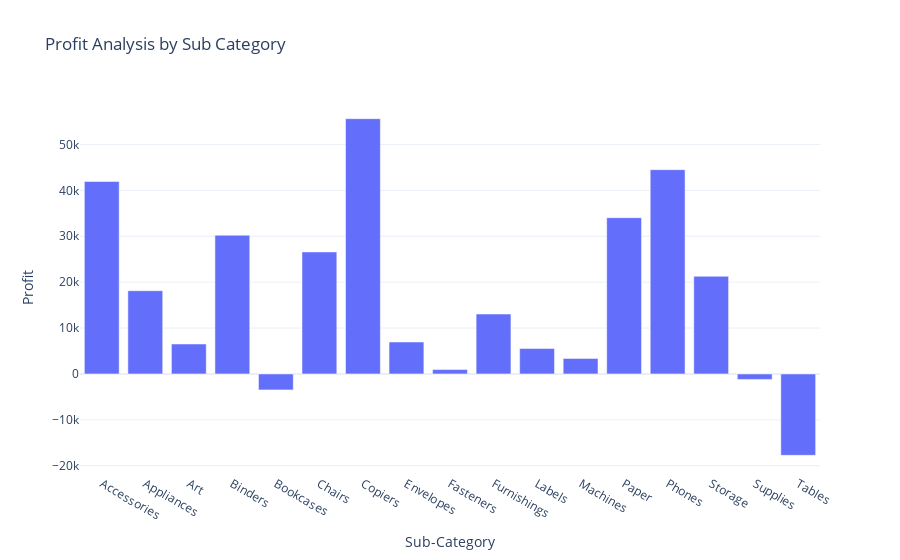

Notebook code cell kept with this figure:
### Code cell
fig = px.bar(profit_by_subcategory, x='Sub-Category', y='Profit', title="Profit Analysis by Sub Category")

fig.show()

### Figure 1 — Plotly figure (JSON) as saved in the notebook; plotly's stock layout.template omitted (floating-point values rounded to 4 significant figures)
{"data": [{"alignmentgroup": "True", "hovertemplate": "Sub-Category=%{x}<br>Profit=%{y}<extra></extra>", "legendgroup": "", "marker": {"color": "#636efa", "pattern": {"shape": ""}}, "name": "", "offsetgroup": "", "orientation": "v", "showlegend": false, "textposition": "auto", "type": "bar", "x": ["Accessories", "Appliances", "Art", "Binders", "Bookcases", "Chairs", "Copiers", "Envelopes", "Fasteners", "Furnishings", "Labels", "Machines", "Paper", "Phones", "Storage", "Supplies", "Tables"], "xaxis": "x", "y": [41940.0, 18140.0, 6528.0, 30220.0, -3473.0, 26590.0, 55620.0, 6964.0, 949.5, 13060.0, 5546.0, 3385.0, 34050.0, 44520.0, 21280.0, -1189.0, -17730.0], "yaxis": "y"}], "layout": {"barmode": "relative", "legend": {"tracegroupgap": 0}, "title": {"text": "Profit Analysis by Sub Category"}, "xaxis": {"anchor": "y", "domain": [0, 1], "title": {"text": "Sub-Category"}}, "yaxis": {"anchor": "x", "domain": [0, 1], "title": {"text": "Profit"}}}}
